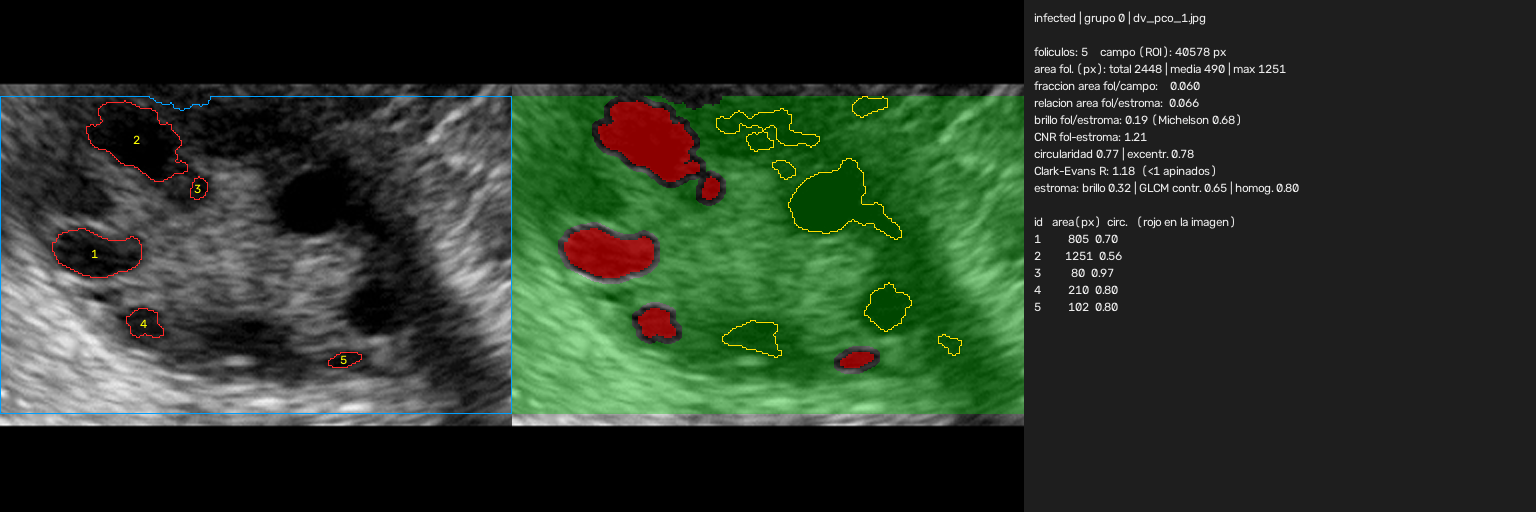
#> input picture reports/figuras_caracteristicas/g0__infected__dv_pco_1.png, 1536 x 512 px
$ python -i preprocesamiento.py   (imports and definitions only)   (older library calls are emulated)
#> lines starting #> are read from the running program, lines starting #| are printed output that depends on the picture; after the words box and inside, x2 and y2 are one past the last pixel; in counts of white or black regions, pixels touching at a corner belong together
"""Preprocesamiento de ecografías ováricas y elección de filtros (módulo de B).

Pipeline de `preprocess(entrada)`:
  1. gris + quitar marcas (flechas/anotaciones de color, texto y cruces blancos) por inpainting
  2. recortar el área útil (saca bordes negros)
  3. llevar a un tamaño común (INTER_AREA al achicar)  -> reduce pistas de resolución
  4. filtro de speckle (mediana, gaussiano, bilateral, nlm, lee, kuan, frost)
  5. contraste (ninguno o ecualización global)

El tamaño común se aplica ANTES de filtrar: el speckle de una imagen de 984x848 y el de una
de 300x300 no son comparables hasta que tienen la misma resolución.

Como módulo:
    from preprocesamiento import preprocess
    img = preprocess("data/clean/infected/x.jpg", filtro="wiener3", contraste="ninguno")

Como script (selección de filtros):
    python procesamiento/preprocesamiento.py comparar         # figuras + SSI/beta por filtro
    python procesamiento/preprocesamiento.py anotar-rois      # marcar bloques homogéneos a mano
    python procesamiento/preprocesamiento.py elegir-filtro    # ranking por ENL con esos bloques
    python procesamiento/preprocesamiento.py procesar         # aplica el filtro elegido a data/clean
"""
from collections import defaultdict
import argparse
import csv
import random
import shutil
import sys
import time
import cv2
import numpy as np
from PIL import Image
from scipy import signal, stats
from pathlib import Path

ROOT = Path(__file__).resolve().parent
if ROOT.name == "procesamiento":
    ROOT = ROOT.parent
CLEAN = ROOT / "data" / "clean"
REPORTES = ROOT / "reports"
EXT = {".jpg", ".jpeg", ".png", ".bmp", ".tif", ".tiff"}
FONT = cv2.FONT_HERSHEY_SIMPLEX

# PIPELINE DE PREPROCESAMIENTO (marcas, recorte, tamaño, speckle, contraste, métricas)

def leer(ruta):
    with Image.open(ruta) as im: #abre la imagen que está en la ruta indicada
        return np.asarray(im.convert("RGB")) #la convierte al espacio de colores --> sirve para estandarizar


def a_gris(rgb):
    return cv2.cvtColor(rgb, cv2.COLOR_RGB2GRAY) #hace la transformación al espacio de grises


# Eliminación de las marcas
def _componentes_chicas(binaria, area_max):
    #Construye una máscara con solo las componentes conexas de área <= area_max."""
    n, lab, stats, _ = cv2.connectedComponentsWithStats(binaria.astype(np.uint8), connectivity=8)
    ids = np.where(stats[:, cv2.CC_STAT_AREA] <= area_max)[0] #se guardan los ids de las eqiquetas con área menor o igual al valor max
    ids = ids[ids > 0] #elimina id=0 que es el fondo de la imagen para ignorarlo
    return np.isin(lab, ids) #devuelve una matriz del tamaño original con valores 1 en los píxeles
    #que pertenecen a los objetos pequeños detectados, en el resto devuelve 0


def mascara_marcas(rgb, sat_min=0.55, val_min=0.45, max_frac_color=0.03,
                   quitar_texto=True, max_frac_texto=0.002, max_frac_total=0.15, dilatar=3):
    #Máscara de anotaciones: color muy saturado (flechas, calibres) y
    #componentes blancas chicas (texto, cruces). Las zonas grandes de color (Doppler) y los
    #tintes suaves de toda la imagen NO se enmascaran. Si la máscara cubre más de
    #`max_frac_total` de la imagen se descarta.

#> called with sat_min = 0.55, val_min = 0.45, max_frac_color = 0.03, quitar_texto = True, max_frac_texto = 0.002, max_frac_total = 0.15, dilatar = 3
    hsv = cv2.cvtColor(rgb, cv2.COLOR_RGB2HSV) #convierte la imagen al espacio HSV
#> hsv: shape (512, 1536, 3); mean H, S, V 11.4, 33.6, 55.9
    s = hsv[..., 1] / 255.0
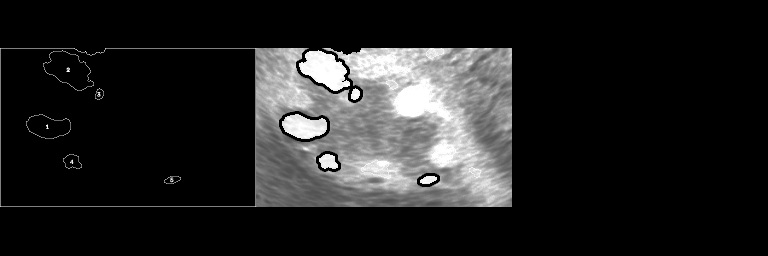
#> s: shape (512, 1536) float64 (shown at 1/2 size); min 0, max 1, mean 0.132
    v = hsv[..., 2] / 255.0
    n = rgb.shape[0] * rgb.shape[1] #calcula el total de los pixeles de la imagen
    color = (s >= sat_min) & (v >= val_min) #umbrales para detectar pixeles de alta saturación y alto brillo
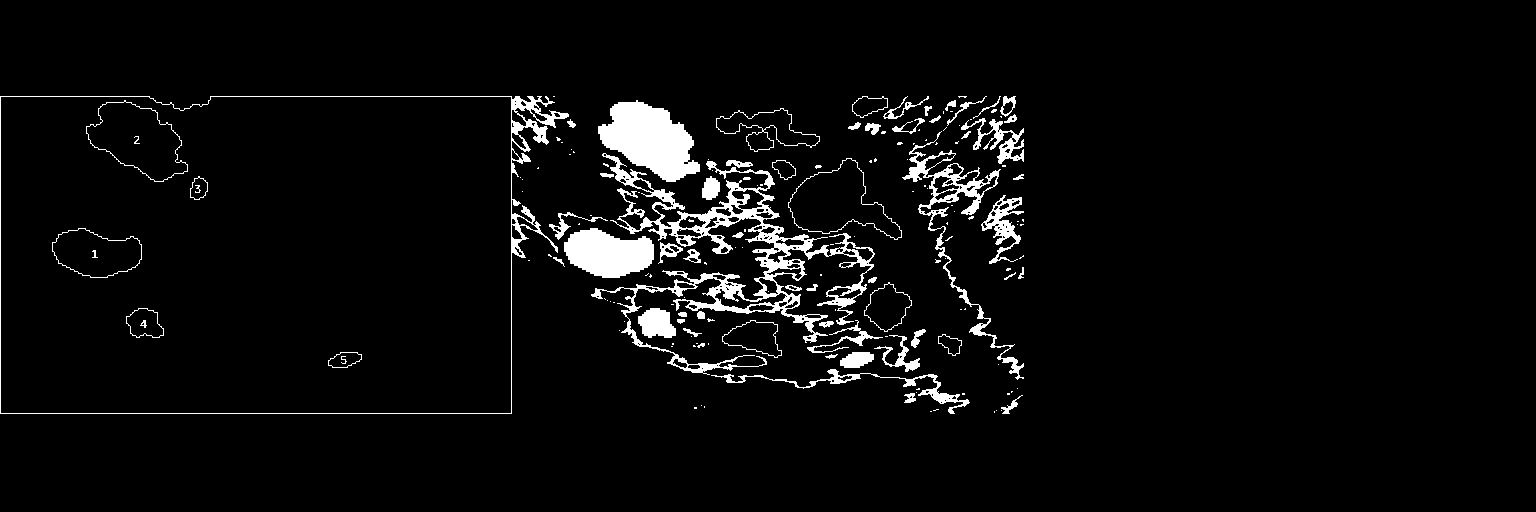
#> color: shape (512, 1536) bool; 4.4% white; 168 white regions (101 under 20 px), largest, box (x1, y1, x2, y2) and area: (591, 153, 875, 375) 9685, (598, 100, 700, 182) 5004, (0, 96, 569, 414) 3433
    m = _componentes_chicas(color, int(max_frac_color * n)) #conserva solo lás áreas de color pequeñas --> descarta regiones grandes coloreadas
#> in _componentes_chicas, `n, lab, stats, _ = cv2.connectedComponentsWithStats(binaria.astype(np...`:
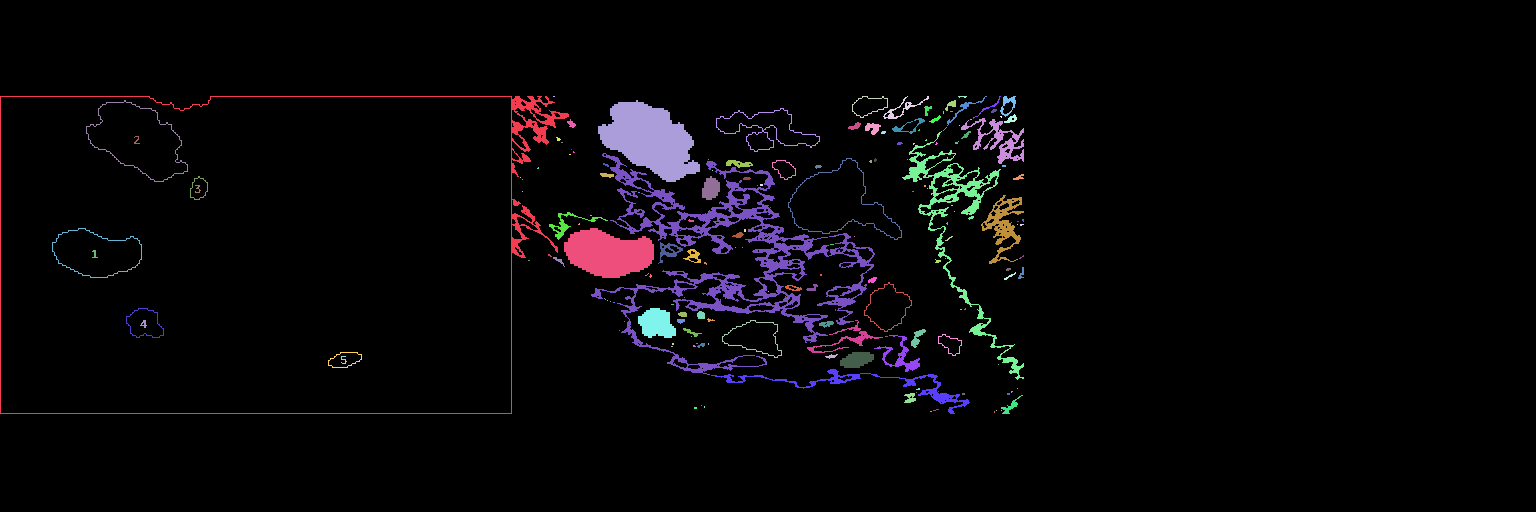
#> lab: shape (512, 1536) int32; 169 distinct labels, from 0 to 168; one colour per label, 0 black
#> in _componentes_chicas, `n, lab, stats, _ = cv2.connectedComponentsWithStats(binaria.astype(np...`: n = 169; stats = 169 rows, first 6: [0, 0, 1536, 512, 751574], [0, 96, 569, 318, 3433], [553, 96, 2, 1, 2], [852, 96, 36, 22, 101], [883, 96, 46, 23, 185], [958, 96, 9, 2, 12]
#> in _componentes_chicas, `ids = np.where(stats[:, cv2.CC_STAT_AREA] <= area_max)[0]`: ids = 168 values from 1 to 168
    if quitar_texto:
        blanco = a_gris(rgb) >= 245 #identifica los pixeles que se ven como blancos
#> blanco: shape (512, 1536) bool; every value is 0
        m |= _componentes_chicas(blanco, max(30, int(max_frac_texto * n)))  #conserva solos las regiones blancas pequeñas
    if m.mean() > max_frac_total:
        return np.zeros(m.shape, np.uint8) #si la región de color es muy general de la imagen --> se considera que es un tinte que tiene la imagen y no un área específica
    m = m.astype(np.uint8) * 255
    if dilatar > 0 and m.any(): #si se detecta una marca
        m = cv2.dilate(m, np.ones((3, 3), np.uint8), iterations=dilatar) #dilata el objeto
#> m: shape (512, 1536); 13.2% white; 20 white regions, largest, box (x1, y1, x2, y2) and area: (0, 93, 973, 417) 75670, (845, 93, 1027, 383) 16348, (978, 192, 1027, 283) 3002
    return m

def quitar_marcas(rgb, **kw):
    """Devuelve (gris sin marcas, máscara usada)."""
    gris = a_gris(rgb) #convierte la imagen a escala de grises
    m = mascara_marcas(rgb, **kw) #guarda en m las marcas detectadas en la imagen rgb
    if m.any(): #si se detecta alguna marca
        gris = cv2.inpaint(gris, m, 3, cv2.INPAINT_TELEA) # se usa inpainting para rellenar las áreas en donde se eliminaron las marcas
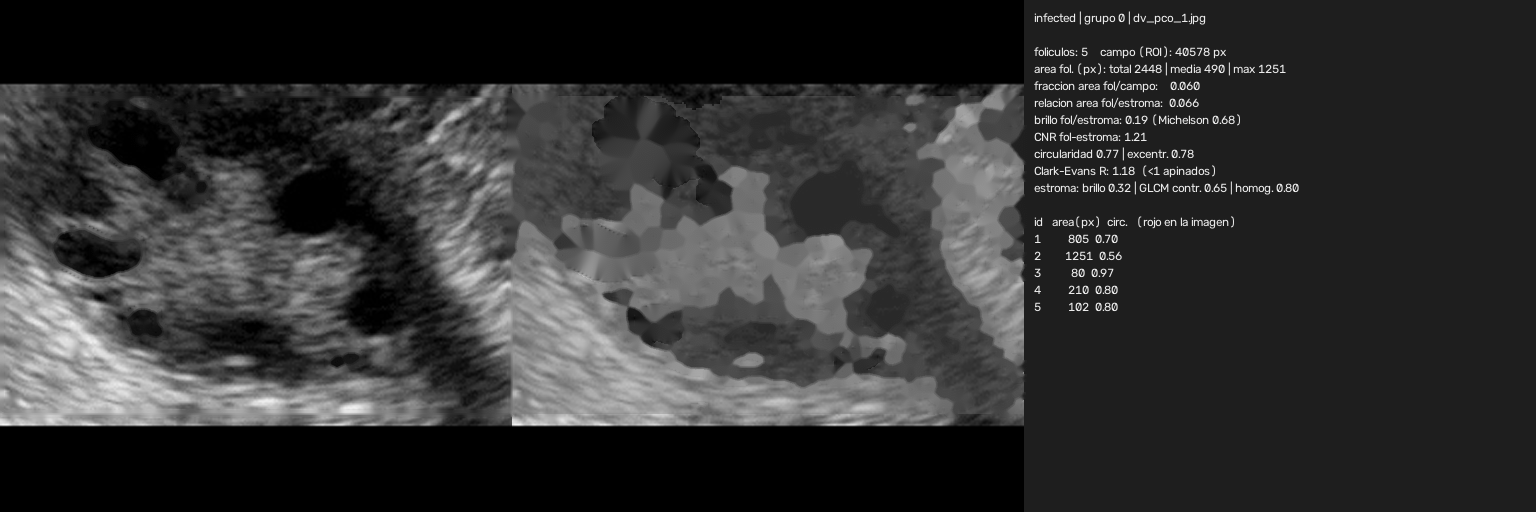
#> gris: shape (512, 1536); min 0, max 244, mean 49
    return gris, m #devuelve la imagen limpia y la máscara binaria resultante


# [78 lines left out: functions recortar_util, a_tamano, _locales, frost, wiener, homomorfico and 1 more, not called in this run]


#Se definen distintas variantes y combinaciones de parámetros para los filtros
FILTROS = {"ninguno": lambda im: im}
# [6 lines not run here, left out]
FILTROS["wiener3"] = lambda im: wiener(im, 3)
FILTROS["wiener5"] = lambda im: wiener(im, 5)
FILTROS["homomorfico"] = homomorfico
FILTROS["homomorfico_wiener3"] = lambda im: homomorfico_wiener(im, 3)


# [4 lines left out: function filtrar, not called in this run]


#Para mejorar el contraste
CONTRASTES = {
    "ninguno": lambda im: im,
    "global": cv2.equalizeHist
}
def contrastar(img, metodo="ninguno"): #pone por default no aplicar un mejoramiento del contraste
    return CONTRASTES[metodo](img)


#Flujo de preprocesamiento --> integra todos los módulos
# [152 lines left out: functions base, preprocess, ssi, beta, entropia, hoja and 1 more, not called in this run]


ZOOM = 3
ROIS = ROOT / "rois.csv"
CAMPOS = ["path", "clase", "x", "y", "lado", "tam"]

# [33 lines left out: functions leer_splits, armar_muestra, not called in this run]


class Bloques:

    # [241 lines left out: functions __init__, agregar, deshacer, ya_anotadas, guardar, dibujar and 5 more, not called in this run]


PRE = ROOT / "data" / "pre"

# [90 lines left out: functions estadisticos, auc_mann_whitney, control_atajos, cmd_procesar, not called in this run]


COMANDOS = {
    "comparar": cmd_comparar,
    "anotar-rois": cmd_anotar_rois,
    "elegir-filtro": cmd_elegir_filtro,
    "procesar": cmd_procesar,
}


# [8 lines left out: function main, not called in this run]


# [2 lines not run here, left out]

>>> import cv2
>>> picture = cv2.cvtColor(cv2.imread('../reports/figuras_caracteristicas/g0__infected__dv_pco_1.png'), cv2.COLOR_BGR2RGB)
>>> result = quitar_marcas(picture)

$ run again, on reports/figuras_caracteristicas/g13__infected__test_img_0_5536.png
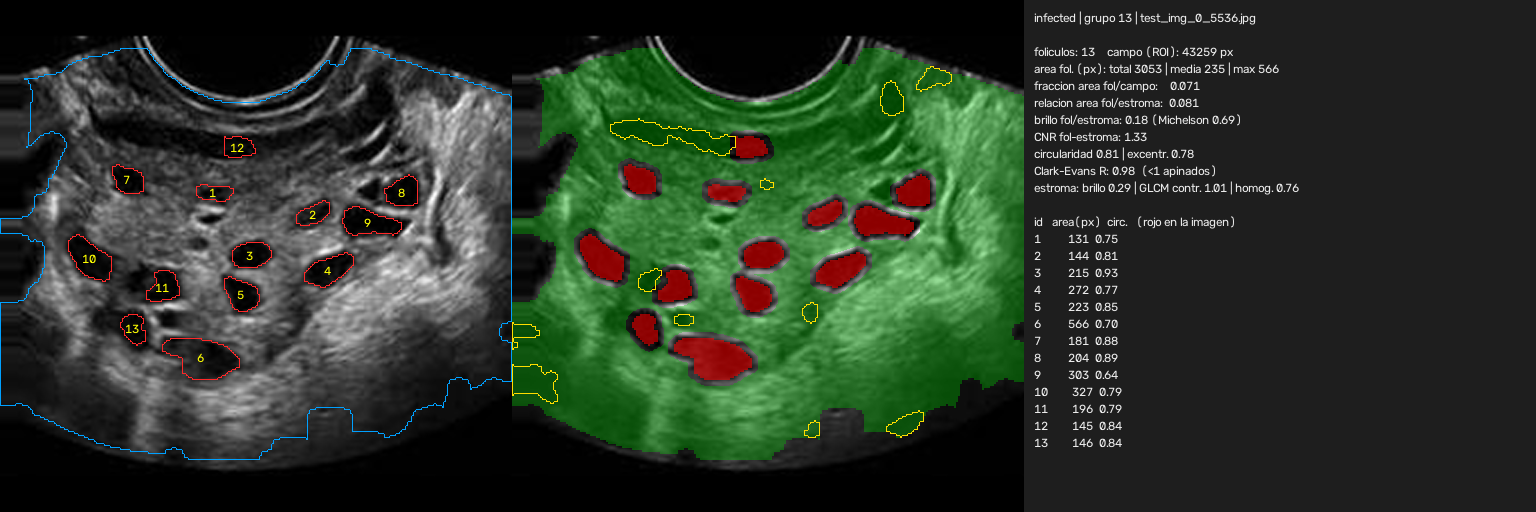
#> input picture reports/figuras_caracteristicas/g13__infected__test_img_0_5536.png, 1536 x 512 px
#> hsv: shape (512, 1536, 3); mean H, S, V 11.7, 35.7, 56.4
#> color: shape (512, 1536) bool; 5% white; 445 white regions (300 under 20 px), largest, box (x1, y1, x2, y2) and area: (609, 132, 1024, 452) 6841, (0, 48, 558, 460) 2382, (674, 338, 752, 380) 2264
#> in _componentes_chicas, `n, lab, stats, _ = cv2.connectedComponentsWithStats(binaria.astype(np...`:
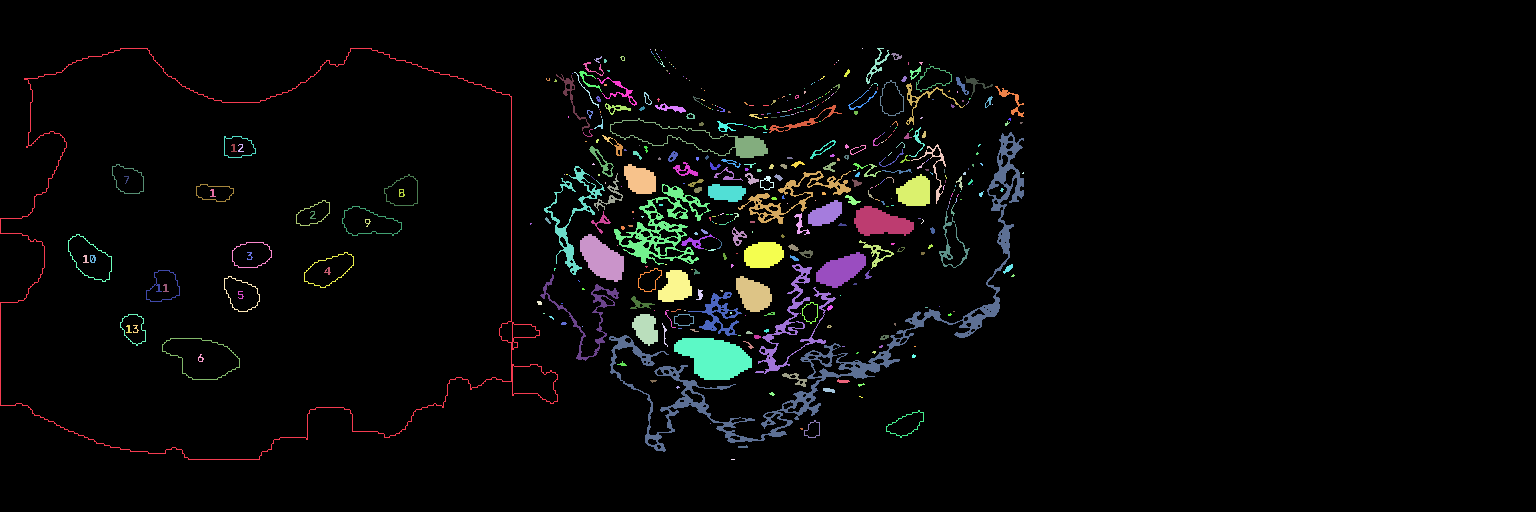
#> lab: shape (512, 1536) int32; 446 distinct labels, from 0 to 445; one colour per label, 0 black
#> in _componentes_chicas, `n, lab, stats, _ = cv2.connectedComponentsWithStats(binaria.astype(np...`: n = 446; stats = 446 rows, first 6: [0, 0, 1536, 512, 747233], [0, 48, 558, 412, 2382], [650, 49, 1, 1, 1], [655, 49, 1, 2, 2], [862, 48, 1, 1, 1], [866, 48, 24, 36, 167]
#> ids = 445 values from 1 to 445
#> blanco: shape (512, 1536) bool; 0% white in thin lines or dots, all inside (x1, y1, x2, y2) = (323, 104, 920, 252)
#> lab: shape (512, 1536) int32; 7 distinct labels, from 0 to 6
#> in quitar_marcas, `gris = cv2.inpaint(gris, m, 3, cv2.INPAINT_TELEA)`:
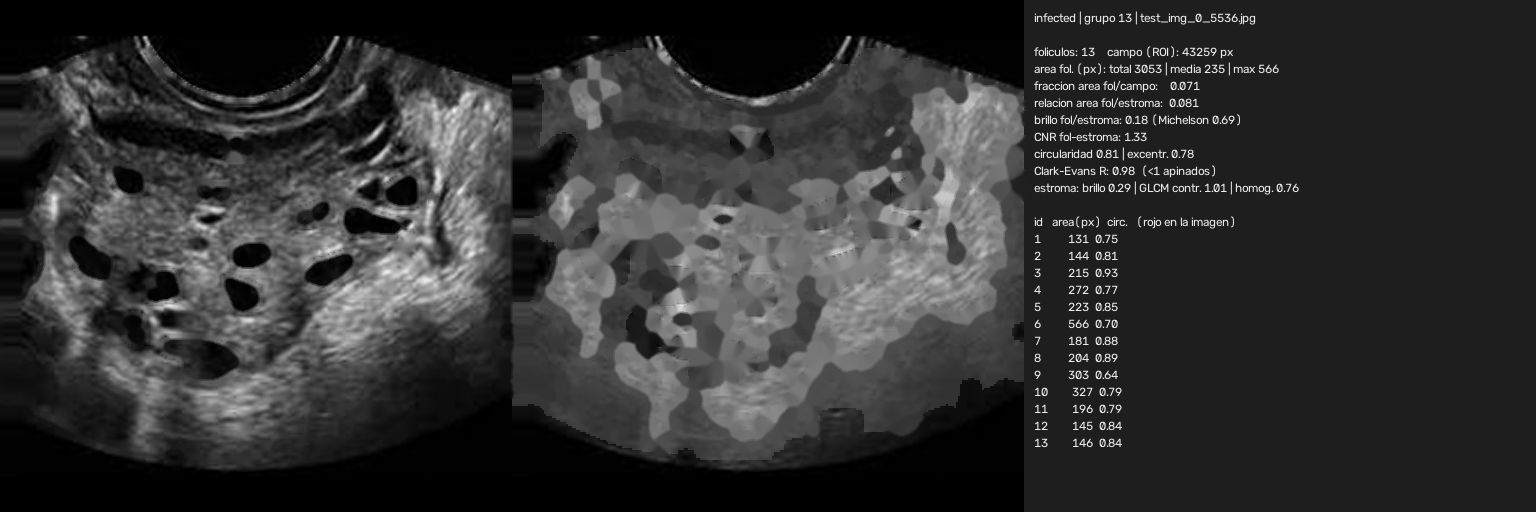
#> gris: shape (512, 1536); min 0, max 244, mean 49.4
